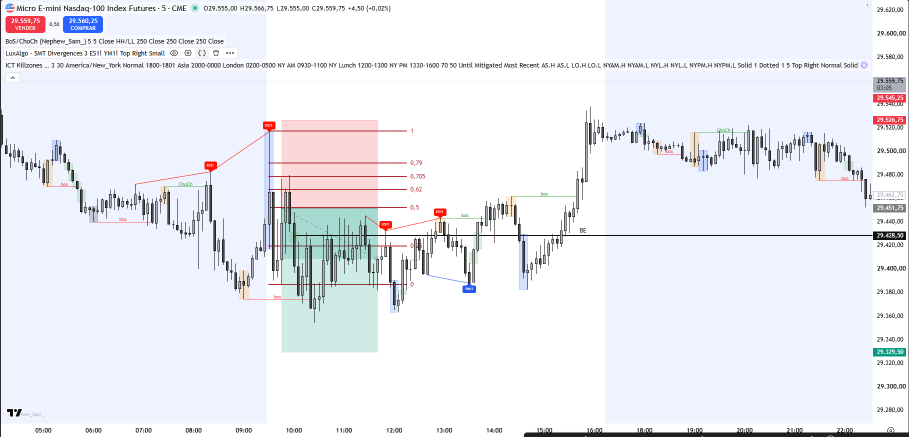
#> input picture docs/capturas_prueba/mnq_5m.png, 1818 x 873 px, found by its file name (shown at 1/2 size)
$ python recorta_grafico.py --imagen docs/capturas_prueba/mnq_5m.png
#> lines starting #> are read from the running program, lines starting #| are printed output that depends on the picture; after the words box and inside, x2 and y2 are one past the last pixel; in counts of white or black regions, pixels touching at a corner belong together
# -*- coding: utf-8 -*-
"""¿Por dónde hay que recortar una captura, sin preguntarle nada al cliente?

    python3 tools/recorta_grafico.py --imagen docs/capturas_prueba/mnq_5m.png

🔴 NO TOCA EL ANALIZADOR. Vive en tools/, no lo importa la app.

═══ QUÉ RESUELVE ═══
La regla de las 8 milésimas (ver CLAUDE.md): Gemini solo separa una vela de su
vecina si esa vela ocupa **más de ~8 milésimas del ancho de lo que le mandas**,
o sea si en la imagen caben menos de ~125 velas. La captura del dueño traía 255
y cada caja se comía dos o tres.

El arreglo NO es pedirle al cliente que acerque el gráfico — es **recortar
nosotros**. Pero para recortar hay que saber dos cosas que nadie nos dice: dónde
está el panel de velas y cuánto mide una vela. Las dos salen de la imagen.

🔑 **LA SEÑAL SON LOS BORDES VERTICALES, NO LA TINTA.** Contar "píxeles que no
son fondo" por columna no sirve en un gráfico entero: el fondo cambia también a
lo ANCHO (bandas de killzone, cajas de fib, sombreados), y la máscara sale
saturada — medido, daba 424 de 424 filas en todas las columnas. En cambio el
**cambio de color entre una columna y la siguiente** no depende de qué fondo
haya: el borde izquierdo y el derecho de cada cuerpo lo producen igual sobre
blanco, sobre negro o sobre un teal translúcido.

🔑 **EL PASO SE MIDE POR PERIODICIDAD, CON DESPLAZAMIENTOS FRACCIONARIOS.** Un
gráfico de velas es lo más regular que hay, así que se busca cada cuántas
columnas el perfil de bordes se parece a sí mismo. ⚠️ Y hay que permitir
**medios píxeles**: en la captura del MES el paso real es 5,5 y con lags enteros
el ganador salía 11 — el DOBLE, que habría hecho recortes con la mitad de velas
de las debidas. Por eso, tras encontrar el mejor, se prueba **la mitad**, y la
mitad de esa, mientras siga correlacionando casi igual de bien.

Medido sobre las tres capturas reales del dueño: 5,62 (real 5,5) · 8,25 (real 8)
· 10,50 (real 10,5).

🔑 **EL PANEL SE ENCUENTRA CON LA MISMA MEDIDA.** El eje de precios de la
derecha, la barra de herramientas y el eje de tiempo tienen bordes, pero **no
laten al paso de las velas**. Se recorre la imagen por ventanas y se conservan
las que sí. Nada de coordenadas fijas: cada cliente tiene su plataforma, su
resolución y sus barras.
"""
from __future__ import print_function

import argparse

import numpy as np
from PIL import Image

# Velas por recorte. Por debajo de ~125 el modelo las separa (regla de las 8
# milésimas); 80 deja margen porque el recorte no es exacto al píxel.
MAX_VELAS = 80
# Paso mínimo y máximo creíble entre velas, en píxeles.
PASO_MIN, PASO_MAX = 3.0, 40.0
# Cuánto tiene que cambiar el color entre dos columnas para contar como borde.
UMBRAL_BORDE = 60
# La mitad de un paso se acepta como paso verdadero si correlaciona al menos
# así de bien respecto del ganador. Con 0.80 se colaba un tercio espurio.
UMBRAL_MITAD = 0.85
# Cuánto tiene que hundirse la correlación ENTRE la mitad y el candidato para
# creer que son fundamental y armónica. Si no baja de esto, es una meseta.
UMBRAL_VALLE = 0.75
# Fuerza mínima del latido para dar una ventana por "panel de velas".
# ⚠️ Medido sobre las tres capturas: DENTRO del panel el latido baila entre 0,08
# y 0,58 (una ventana puede caer en un tramo lateral, con velas casi iguales, y
# hundirse); FUERA cae a 0,00 o negativo. Con 0,25 la cadena se partía y el
# panel salía a un tercio de su tamaño. El corte va bajo y se toleran huecos.
LATIDO_MIN = 0.10
# Fracción de la densidad máxima de bordes para que una ventana cuente como
# parte del panel de velas.
# ⚠️ Se eligió PASÁNDOSE, no quedándose corto. Medido en las cuatro capturas:
# con 0,25 el panel de la MNQ se cortaba y perdía ~56 velas reales; con 0,20 el
# de la del OTE se pasa 330 px hacia la zona vacía. Pasarse cuesta UNA llamada
# de más sobre un trozo sin velas, de la que el modelo devuelve poco o nada y
# que el juntado descarta solo. Quedarse corto pierde velas, y una vela que no
# está no se puede recuperar después.
DENSIDAD_MIN = 0.20
HUECOS = 1
VENTANA = 160
BANDA = 40


def perfil_bordes(a, y0=None, y1=None):
    """Cuántos cambios de color hay entre cada columna y la siguiente."""
    H = a.shape[0]
    if y0 is None:
        y0, y1 = int(H * 0.20), int(H * 0.90)
    z = a[y0:y1]
    return (np.abs(z[:, 1:] - z[:, :-1]).sum(2) > UMBRAL_BORDE).sum(0).astype(float)


# [17 lines left out: function _latido, not called in this run]


def _arranques(z, min_run):
    """Donde empieza cada trozo de vela en una franja horizontal.

    Una columna "tiene vela" si trae un trozo VERTICAL de al menos `min_run`
    pixeles distintos del fondo. Asi una punteada horizontal —un pixel suelto—
    no cuenta, que es lo que contamino tres medidas caseras el 13-sep.
    """
    pl = z.reshape(-1, 3)
    v, n = np.unique(pl[:, 0] * 65536 + pl[:, 1] * 256 + pl[:, 2],
                     return_counts=True)
    c = int(v[n.argmax()])
    fondo = np.array([c >> 16, (c >> 8) & 255, c & 255])
    tinta = np.abs(z - fondo).sum(2) > 60
    runs = np.zeros(tinta.shape[1], int)
    cur = np.zeros(tinta.shape[1], int)
    for fila in tinta:
        cur = np.where(fila, cur + 1, 0)
        runs = np.maximum(runs, cur)
    hay = runs >= min_run
    if hay.mean() > 0.95 or hay.mean() < 0.05:
        return None            # todo lleno o todo vacio: esa franja no sirve
    arr = np.array([i for i in range(len(hay))
                    if hay[i] and (i == 0 or not hay[i - 1])], float)
    return arr if len(arr) >= 6 else None


def _corte_bimodal(todas):
    """Donde separar "trozos de la misma vela" de "velas distintas".

    🔴 POR QUE HACE FALTA. Una vela HUECA —en las laminas del banco; las
    capturas del dueno son de velas rellenas con borde— deja TRES trozos de
    tinta: borde izquierdo, mecha del centro y borde derecho, porque el interior
    del cuerpo es fondo. Contando de trozo a trozo, el paso salia un TERCIO del
    real. Medido: de 27 laminas mal, las 27 tenian velas huecas.

    🔑 Dentro de una vela los trozos van MUY juntos y entre velas hay un salto
    mayor, asi que las distancias son bimodales. El corte se busca donde mas se
    separan los valores que DE VERDAD se repiten (los sueltos son ruido).

    ⛔ Se probo taparlo por pixeles —rellenar el hueco corto si sus columnas
    tenian algo de tinta— y el banco dijo que EMPEORA (53/80 -> 43/80): una
    punteada o la rejilla meten tinta en el hueco de ENTRE velas y las funde.
    Agrupar por distancias no mira la tinta, solo la geometria, y por eso no se
    deja enganar por lo que haya pintado de fondo.
    """
    vals, cnt = np.unique(todas, return_counts=True)
    usados = vals[cnt >= max(2, int(0.1 * cnt.max()))]
    if len(usados) < 2:
        return None
    saltos = np.diff(usados)
    k = int(saltos.argmax())
    return (usados[k] + usados[k + 1]) / 2.0 if saltos[k] >= 2 else None


def _junta(arr, corte):
    """Los trozos de una franja, agrupados en velas."""
    if corte is None:
        return arr
    g = [arr[0]]
    for i in range(1, len(arr)):
        if arr[i] - arr[i - 1] > corte:
            g.append(arr[i])
    return np.array(g, float)


def paso_por_huecos(a, x0, x1, y0=None, y1=None, min_run=3, franjas=9,
                    devuelve=False):
    """El paso entre velas, contando de una a la siguiente. Sin periodicidad.

    🔑 Es lo que hace una persona: ver donde empieza cada vela y medir hasta la
    siguiente. El metodo viejo (`paso_velas`) lo hacia por periodicidad y luego
    BAJABA A LA MITAD mientras el parecido aguantara, que en una senal de peine
    es la direccion equivocada: si las velas van cada 7, doblar sobre 3,5 encaja
    igual de bien. De ahi salia 3,25 donde el paso real era 8.

    🔴 SE JUNTAN TODAS LAS FRANJAS, NO SE ELIGE UNA. Antes ganaba la franja con
    la moda mas clara, y esa eleccion era el punto fragil de todo: en
    `mnq_5m_zoom` gano una con CATORCE manchas en 1574 px —distancias de 32, 57,
    184, 329— que no eran velas de ninguna clase, y el paso salio 10,69 en vez
    de 10,50. El numero no era impreciso: venia de otra cosa.
    🔑 Una franja sin velas da distancias cualesquiera, distintas en cada
    franja; el paso de verdad sale IGUAL en todas las que tocan velas. Asi que
    se echan todas a un mismo saco y gana lo que se repite. Sin elecciones que
    puedan salir mal.

    ⚠️ Va por franjas porque `panel()` devuelve la altura ENTERA a proposito
    (para no cortar velas), y con la barra de herramientas y el eje de tiempo
    dentro, "esta columna tiene vela" sale que si en el 100% de las columnas.
    """
    H = a.shape[0]
    if y0 is None:
        y0, y1 = 0, H - 1
    alto = y1 - y0 + 1
    crudos = []
    for k in range(franjas):
        for frac in (0.5, 0.3, 0.2):
            h = int(alto * frac)
            ini = y0 + int(k * (alto - h) / max(1, franjas - 1))
            arr = _arranques(a[ini:ini + h, x0:x1 + 1], min_run)
            if arr is not None:
                crudos.append(arr)
    if not crudos:
        return (None, 0.0, None) if devuelve else (None, 0.0)

    def saco(lista):
        d = []
        for arr in lista:
            x = np.diff(arr)
            x = x[(x >= 2) & (x <= 60)]
            if len(x):
                d.append(x)
        return np.concatenate(d) if d else None

    todas = saco(crudos)
    if todas is None or len(todas) < 5:
        return (None, 0.0, None) if devuelve else (None, 0.0)
    # 🔴 EL CORTE SE CALCULA FRANJA POR FRANJA, Y LA MODA SOBRE EL SACO COMUN.
    #    Las dos cosas por separado y en ese orden. Calcular el corte sobre el
    #    saco junto lo rompe: cada franja tiene su propio ruido, y el salto mas
    #    grande del histograma mezclado cae en cualquier sitio — salieron pasos
    #    de 45, 29 y 18 px donde los reales son 6,7, 5,5 y 7,4.
    #    Agrupar es una decision LOCAL (que trozos son de la misma vela, en esta
    #    franja); quedarse con lo que se repite es una decision GLOBAL.
    velas = []
    for arr in crudos:
        x = np.diff(arr)
        x = x[(x >= 2) & (x <= 60)]
        if len(x) < 5:
            continue
        g = _junta(arr, _corte_bimodal(x))
        if len(g) >= 6:
            velas.append(g)
    juntas = saco(velas) if velas else None
    if juntas is None or len(juntas) < 5:
        juntas, velas = todas, crudos
    vg, cg = np.unique(juntas, return_counts=True)
    m = float(vg[cg.argmax()])
    cerca = juntas[np.abs(juntas - m) <= 1]
    base = float(cerca.mean())
    conf = float(len(cerca)) / len(juntas)
    # 🔴 PARA AFINAR SE ELIGE LA FRANJA QUE MEJOR CONCUERDA CON EL PASO, no la
    #    que mas arranques tiene. Cogia `max(velas, key=len)` — o sea la mas
    #    POBLADA, que es la mas RUIDOSA: en `mnq_5m_zoom` daba 188 arranques con
    #    distancias de 3, 4, 5, 7 y 9 px sobre un paso real de 10,5. Eso no son
    #    velas, son trozos, y ajustar la recta sobre ellos devolvia 10,69.
    # 🔑 El paso ya lo decidio el saco comun; ahora solo hay que afinarlo sobre
    #    la franja que mas de acuerdo esta con el, que es la que de verdad ve
    #    velas enteras.
    def _acuerdo(g):
        x = np.diff(g)
        x = x[(x >= 2) & (x <= 60)]
        if len(x) < 5:
            return -1.0
        return float((np.abs(x - base) <= 1).mean())
    arr = max(velas, key=_acuerdo)
    fino = _afina_sobre(arr, base)
    if devuelve:
        return fino, conf, arr
    return fino, conf


def _afina_sobre(arr, base):
    """Ajusta `x = origen + k * paso` sobre los arranques de vela, por minimos
    cuadrados, para que el error NO se acumule a lo largo del panel.

    🔴 Hace falta porque la moda da un paso aproximado —10,68 donde el real es
    10,50— y ese 0,18 px parece inofensivo pero se ACUMULA: sobre 46 velas son
    8 px, casi una vela entera, y eso movia el BOS de x=886, el unico hecho de
    toda la cadena verificado contra una fuente independiente.

    ⚠️ Se descartan los arranques que no caen cerca de una ranura (dos velas
    pegadas que salieron como una sola racha), o el ajuste lo arrastran ellos.
    """
    if arr is None or len(arr) < 6 or not base or base < 2.5:
        return base
    paso = float(base)
    for _ in range(5):
        k = np.round((arr - arr[0]) / paso)
        cerca = np.abs(arr - (arr[0] + k * paso)) <= paso * 0.25
        if cerca.sum() < 5:
            break
        A = np.vstack([k[cerca], np.ones(int(cerca.sum()))]).T
        sol, *_ = np.linalg.lstsq(A, arr[cerca], rcond=None)
        if not (2.5 <= sol[0] <= 60):
            break
        paso = float(sol[0])
    return paso


# [85 lines left out: functions _elige, paso_velas, not called in this run]


def _racha(marcas, huecos):
    """La racha más larga de `True`, tolerando `huecos` falsos seguidos."""
    mejor = None
    i = 0
    n = len(marcas)
    while i < n:
        if not marcas[i]:
            i += 1
            continue
        j = i
        k = i
        fallos = 0
        while j < n:
            if marcas[j]:
                k = j
                fallos = 0
            else:
                fallos += 1
                if fallos > huecos:
                    break
            j += 1
        if mejor is None or k - i > mejor[1] - mejor[0]:
            mejor = (i, k)
        i = j + 1
    return mejor


def panel(ruta):
    """(x0, x1, y0, y1) del panel de velas, y el paso entre velas."""
#> called with ruta = 'docs/capturas_prueba/mnq_5m.png'
    a = np.asarray(Image.open(ruta).convert('RGB')).astype(int)
    H, W, _ = a.shape
    perfil = perfil_bordes(a)
#> in perfil_bordes, `z = a[y0:y1]`:
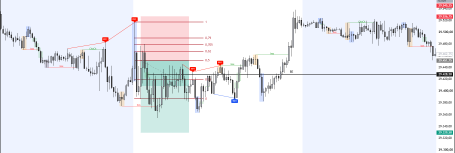
#> z: shape (611, 1818, 3) int64 (shown at 1/4 size); mean R, G, B 234.1, 236.4, 243.2
#> perfil = 1817 values, max 611 at index 1, min 0 at index 0, mean 24.07
    # 🔴 EL PANEL SE ACOTA POR DENSIDAD DE BORDES, NO POR PERIODICIDAD.
    # Se probó con periodicidad y falla: una LÍNEA DISCONTINUA también es
    # periódica. En la captura del OTE, las ventanas de la zona vacía de la
    # derecha —solo cajas grises, fibs y punteadas— daban latidos de 0,48 y 0,68,
    # más altos que los de varias ventanas con velas de verdad, y el panel salió
    # en x 240-1440 cuando las velas están en 0-780.
    # 🔑 Lo que sí las separa es CUÁNTA tinta de borde hay: una vela es alta, así
    # que aporta decenas de cambios por columna; una raya aporta uno o dos.
    # Medido en esa captura: 8,6 a 38 donde hay velas, 0,7 a 4 donde no.
    paso_v = VENTANA // 2
    dens = [perfil[x:x + VENTANA].mean()
            for x in range(0, max(1, len(perfil) - VENTANA), paso_v)]
#> dens = [17.9, 14.81, 14.06, 17.4, 23.57, 32.83, 43.01, 38.49, 30.64, 33.25, 28.65, 20.52, 17.4, 21.2, 16.28, 7.15, 9.88, 15.47, 16.16, 14.69, 18.23]
    tope = max(dens) if dens else 0.0
#> tope = 43.01
    marcas = [d >= DENSIDAD_MIN * tope for d in dens]
#> marcas = [True, True, True, True, True, True, True, True, True, True, True, True, True, True, True, False, True, True, True, True, True]
    tramo = _racha(marcas, HUECOS)
#> in _racha, `n = len(marcas)`: n = 21
#> the loop in _racha, `while i < n:` made 1 pass
#> mejor on pass 1: (0, 20)
#> tramo = (0, 20)
    if not tramo:
        return None
    x0 = tramo[0] * paso_v
#> x0 = 0
    x1 = min(W, tramo[1] * paso_v + VENTANA)
#> x1 = 1760

    # 🔑 EL PASO SE MIDE AHORA, DENTRO DEL PANEL, Y NO ANTES. El orden importa
    # mas de lo que parece: el panel se acota por DENSIDAD de bordes, que no
    # necesita saber el paso, asi que no hay circularidad — y medir el paso
    # sobre la imagen entera metia el eje de precios y las barras dentro de la
    # cuenta, que es justo lo que impedia afinarlo (10,69 donde el real es
    # 10,50, y ese 0,19 acumulado sobre 46 velas mueve la rejilla casi una vela).
    # 🔴 `paso_por_huecos` cuenta de una vela a la siguiente; `paso_velas` lo
    # hacia por periodicidad y BAJABA A LA MITAD mientras el parecido aguantara,
    # que en una senal de peine es la direccion equivocada (si van cada 7,
    # doblar sobre 3,5 encaja igual de bien). Medido en el banco: 18 de 80
    # contra 54 de 80. El viejo se queda de reserva.
    paso = paso_por_huecos(a, int(x0), int(x1))[0]
#> the loop in paso_por_huecos, `for k in range(franjas):` made 9 passes
#> pass 1, in _arranques, `tinta = np.abs(z - fondo).sum(2) > 60`:
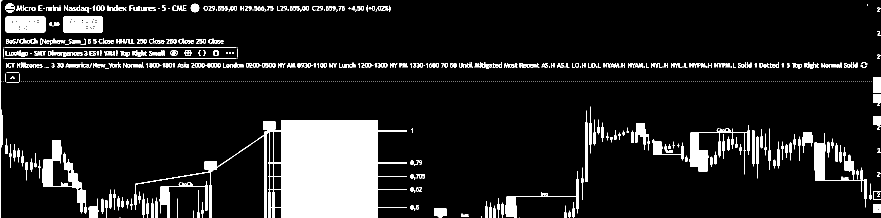
#> tinta: shape (436, 1761) bool (shown at 1/2 size); 11.3% white; 860 white regions (514 under 20 px), largest, box (x1, y1, x2, y2) and area: (268, 240, 814, 436) 41940, (85, 280, 173, 428) 3335, (1379, 250, 1500, 349) 2689
#> pass 1, in _arranques (call 2), `tinta = np.abs(z - fondo).sum(2) > 60`:
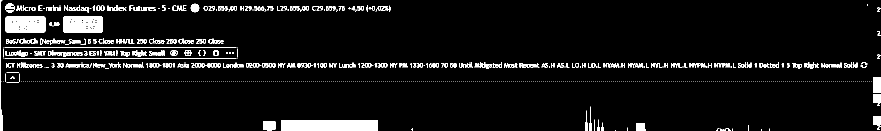
#> tinta: shape (261, 1761) bool (shown at 1/2 size); 5.9% white; 763 white regions (511 under 20 px), largest, box (x1, y1, x2, y2) and area: (562, 240, 756, 261) 4054, (11, 32, 91, 66) 2478, (126, 32, 206, 66) 2390
#> pass 1, in _arranques (call 3), `tinta = np.abs(z - fondo).sum(2) > 60`:
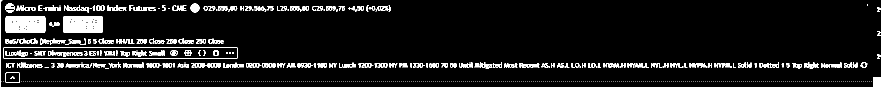
#> tinta: shape (174, 1761) bool (shown at 1/2 size); 7.3% white; 667 white regions (474 under 20 px), largest, box (x1, y1, x2, y2) and area: (11, 32, 91, 66) 2482, (126, 32, 206, 66) 2445, (6, 94, 476, 118) 976
#> after the loop in paso_por_huecos, `for k in range(franjas):`: crudos = 27 items
#> (the rest of the program and of its run is left out)
